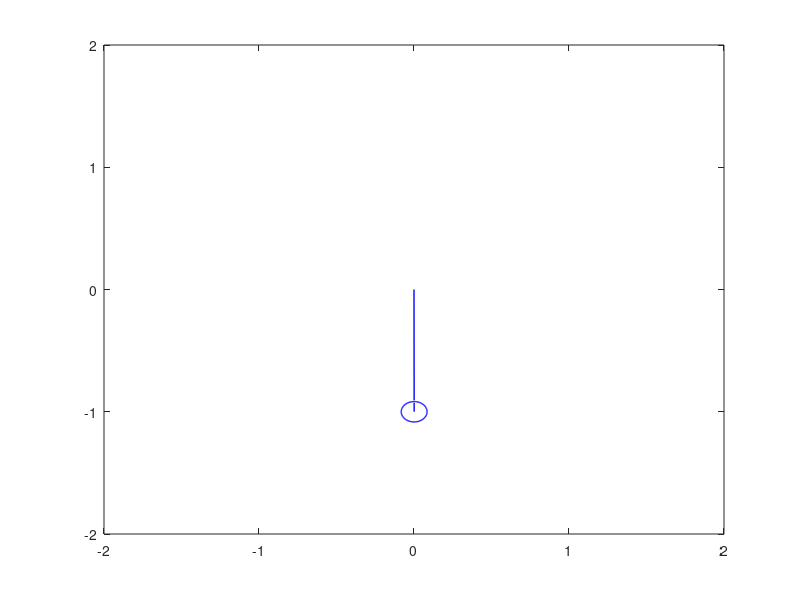

Recreate this plot in MATLAB.
% Simple Pendulum Simulation (Linearised at 0) %
clear
clf

Length = 1;
Mass = 15;
g=9.81;
c=1;

%specific solution constants
k=g/Length;
theta_init=pi/18;

%specific solution parameters 
p=[1 c k];
r=roots(p);
A=[r(1) r(2);1 1];
B=[0;theta_init];
C=linsolve(A,B);


t=0;
tic;

    while t<=10
        t=toc;
        
        theta_i = C(1)*exp(r(1)*t)+C(2)*exp(r(2)*t);  %for damped systems        
        %theta = (theta_init)*cos(t*sqrt(k));  %for undamped system  
        theta= real(theta_i);
        
        %plotting 
        lx=Length*cos(theta-(pi/2));
        ly=Length*sin(theta-(pi/2));

        plot([0 lx],[0 ly],'b','Linewidth',1);  
        viscircles([lx,ly],Length/12,'EdgeColor','b','LineWidth',1);
        axis([-Length-1 Length+1 -Length-1 Length+1])

        pause(0.01);
    end




